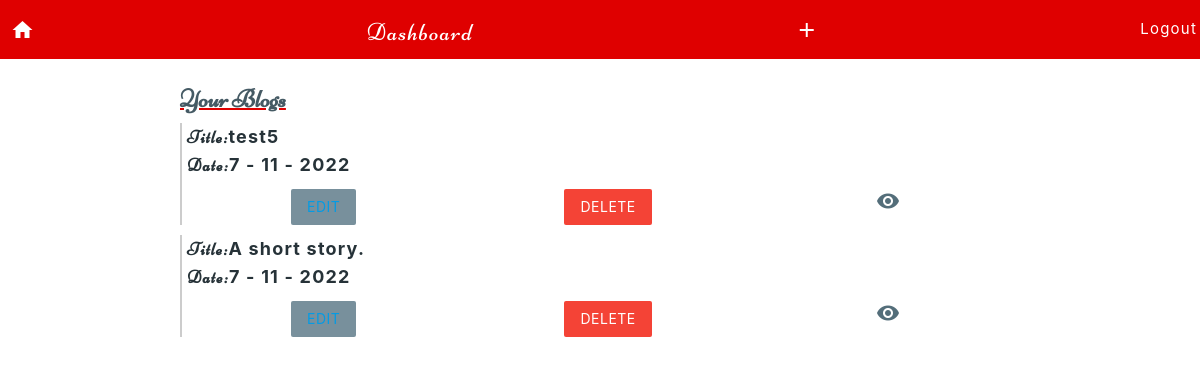
/dashboard (signed in), run on an earlier commit of the app's database.
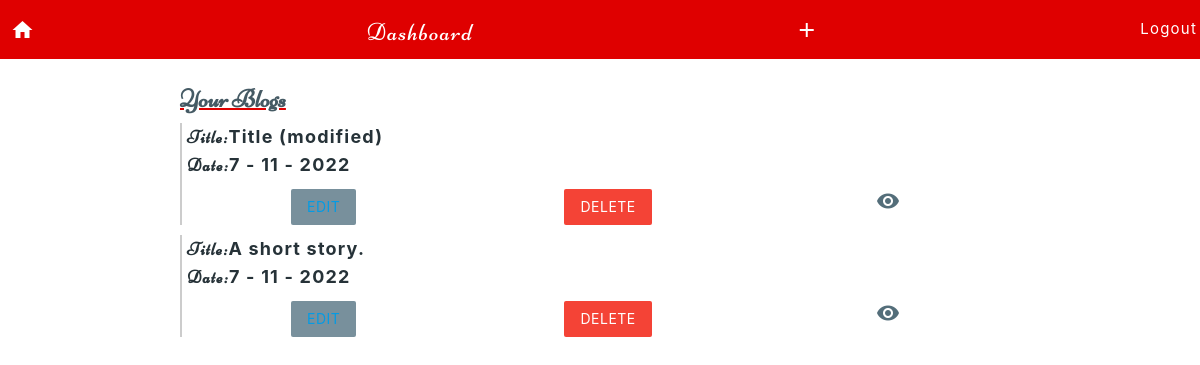
And on a later commit of the database.
### models.py (models this page shows, shortened)
class Blog(db.Model):
	id = db.Column(db.Integer, primary_key=True, nullable=False)
	user = db.relationship("User",
		backref=db.backref('blogs', lazy=True))
	title = db.Column(db.String(30), nullable=False)
	content = db.Column(db.Text, nullable=False)
	user_id = db.Column(db.Integer, db.ForeignKey("user.id"), nullable=False)
	date_created = db.Column(db.DateTime, nullable=False)

### app.py (the view)
	@staticmethod
	@login_required
	def dashboard():
		with app.app_context():
			print(current_user)
			blogs_for_user = Blog.query.filter_by(user=current_user)
			context = {"blogs":[], 'user': current_user}
			if blogs_for_user:
				for blog in blogs_for_user:
					date = blog.date_created
					context["blogs"].append({
						'id': blog.id,
						'title':  blog.title,
						'date': f'{date.day} - {date.month} - {date.year}',
					})
		return render_template("dashboard.html", **context)

### app.py (called while the page is built)
@manager.user_loader
def load_user(user_id):
	with app.app_context():
		return User.query.get(user_id)

### models.py (called while the page is built)
	def __repr__(self):
		return self.username

### templates/dashboard.html (shortened to what this page needs)
<!Doctype HTML>
<html>
	<head>
    <link rel="stylesheet" href="/static/iconfont/material-icons.css" type="text/css" media="all"/>
		<link rel="stylesheet" href="/static/materialize/css/materialize.min.css" type="text/css" media="all" />
		<link rel="stylesheet" href="/static/index.css" type="text/css" media="all" />
		<link rel="stylesheet" href="/static/dashboard.css" type="text/css" media="all" />
	</head>
	<body>
	  <header>
	    <div class="sticky-subheader">
	      <a href="/"><i class="material-icons white-text">home</i></a>
	      <h5 class="niconne white-text">Dashboard</h5>
	      <a href="/creation-page" class="white-text hide-on-small-only"><i class="material-icons">add</i></a>
	      <a href="/logout" class="white-text">Logout</a>
	    </div>
	  </header>
	  <main>
	    <div class="container">
  	    <h5 class="niconne blue-grey-text text-darken-2" style="width: 100%; text-decoration: underline 2px #DF0000"><b>Your Blogs</b></h5>
  	    <ul class="blogs">
  	      {% if blogs %}
  	      {%for blog in blogs%}
  	      <li class="blog-item">
  	        <p><b><span class="niconne title">Title:</span>{{blog['title']}}</b></p>
  	        <p><b><span class="niconne date">Date:</span>{{blog['date']}}</b></p>
  	        <div class="options">
  	          <button class="btn btn-flat blue-grey lighten-1"><a href="/blogs/{{blog['id']}}/edit">Edit</a></button>
  	          <button class="btn btn-flat red"><a class="white-text delete" data-id="{{blog['id']}}">Delete</a></button>
  	          <button class="btn btn-flat"><a href="/blogs/{{blog['id']}}/view/{{blog['slug']}}" class="material-icons blue-grey-text text-darken-1">visibility</a></button>
  	        </div>
  	      </li>
  	      {%endfor%}
  	      {%else%}
  	      <h3 class="niconne blue-grey-text text-darken-2"><b>No Blogs Created yet</b></h3>
  	      {%endif%}
  	    </ul>
  	  </div>
	  </main>
	</body>
</html>

What changed in the data, as far as the page shows it:
changed Blog: title "test5" → "Title (modified)"
